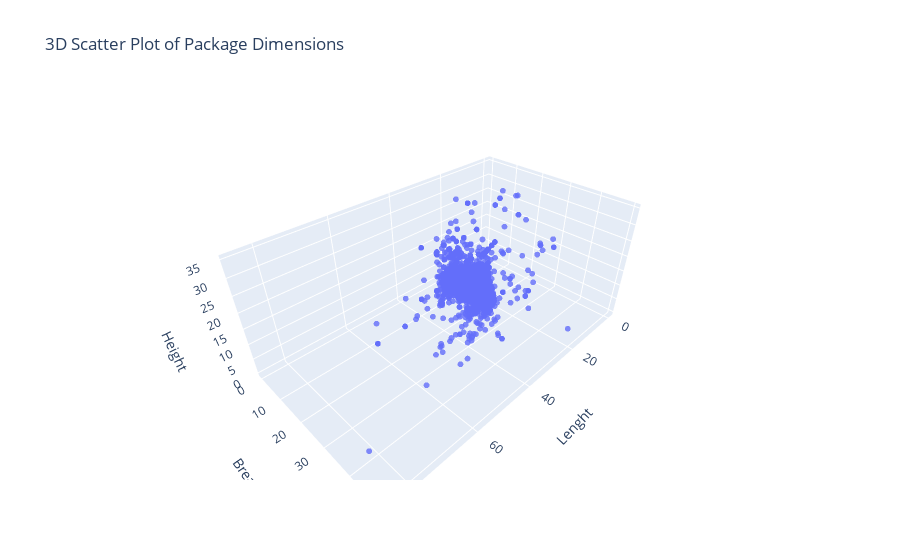

The code cell stored with this chart in its notebook:
### Code cell
import plotly.graph_objects as go

# Plotly 3D Scatter Plot
fig = go.Figure(data=[go.Scatter3d(
    x=package_dimensions['0_0'].dropna(),  # X-axis
    y=package_dimensions['0_1'].dropna(),  # Y-axis
    z=package_dimensions['0_2'].dropna(),  # Z-axis
    mode='markers',
    marker=dict(
        size=2,  # Color based on Z-axis
        colorscale='Viridis',  # Set colorscale
        opacity=0.8
    )
)])

# Update layout
fig.update_layout(scene=dict(
                    xaxis_title='Lenght',
                    yaxis_title='Breath',
                    zaxis_title='Height'),
                  title='3D Scatter Plot of Package Dimensions')

# Show the plot
fig.show()

### Figure 1 — Plotly figure (JSON) as saved in the notebook; plotly's stock layout.template omitted (floating-point values rounded to 4 significant figures; data arrays with more than 128 entries replaced by an {"elided": "..."} marker saying what was removed)
{"data": [{"marker": {"colorscale": [[0, "#440154"], [0.1111, "#482878"], [0.2222, "#3e4989"], [0.3333, "#31688e"], [0.4444, "#26828e"], [0.5556, "#1f9e89"], [0.6667, "#35b779"], [0.7778, "#6ece58"], [0.8889, "#b5de2b"], [1, "#fde725"]], "opacity": 0.8, "size": 2}, "mode": "markers", "type": "scatter3d", "x": {"elided": "7674 float values"}, "y": {"elided": "7674 float values"}, "z": {"elided": "7674 float values"}}], "layout": {"scene": {"xaxis": {"title": {"text": "Lenght"}}, "yaxis": {"title": {"text": "Breath"}}, "zaxis": {"title": {"text": "Height"}}}, "title": {"text": "3D Scatter Plot of Package Dimensions"}}}
